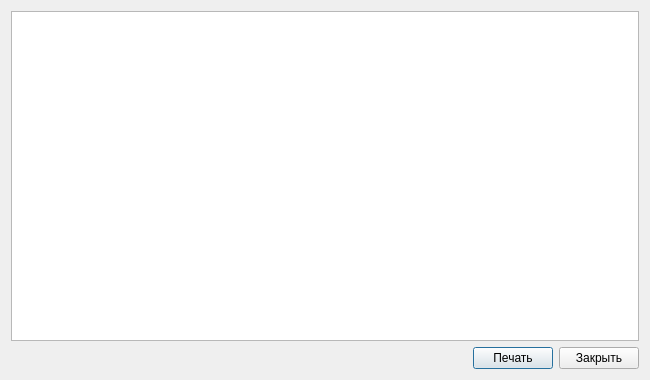
<?xml version="1.0" encoding="UTF-8"?>
<ui version="4.0">
 <class>ReportCountry</class>
 <widget class="QDialog" name="ReportCountry">
  <property name="geometry">
   <rect>
    <x>0</x>
    <y>0</y>
    <width>650</width>
    <height>380</height>
   </rect>
  </property>
  <property name="windowTitle">
   <string>Отчет по отработанным территориям и странам</string>
  </property>
  <layout class="QGridLayout" name="gridLayout">
   <item row="0" column="0">
    <widget class="QTableView" name="tableView">
     <property name="selectionBehavior">
      <enum>QAbstractItemView::SelectRows</enum>
     </property>
    </widget>
   </item>
   <item row="1" column="0">
    <layout class="QHBoxLayout" name="horizontalLayout">
     <item>
      <spacer name="horizontalSpacer">
       <property name="orientation">
        <enum>Qt::Horizontal</enum>
       </property>
       <property name="sizeHint" stdset="0">
        <size>
         <width>40</width>
         <height>20</height>
        </size>
       </property>
      </spacer>
     </item>
     <item>
      <widget class="QPushButton" name="PrintButton">
       <property name="text">
        <string>Печать</string>
       </property>
      </widget>
     </item>
     <item>
      <widget class="QPushButton" name="CloseButton">
       <property name="text">
        <string>Закрыть</string>
       </property>
      </widget>
     </item>
    </layout>
   </item>
  </layout>
 </widget>
 <resources/>
 <connections/>
</ui>
